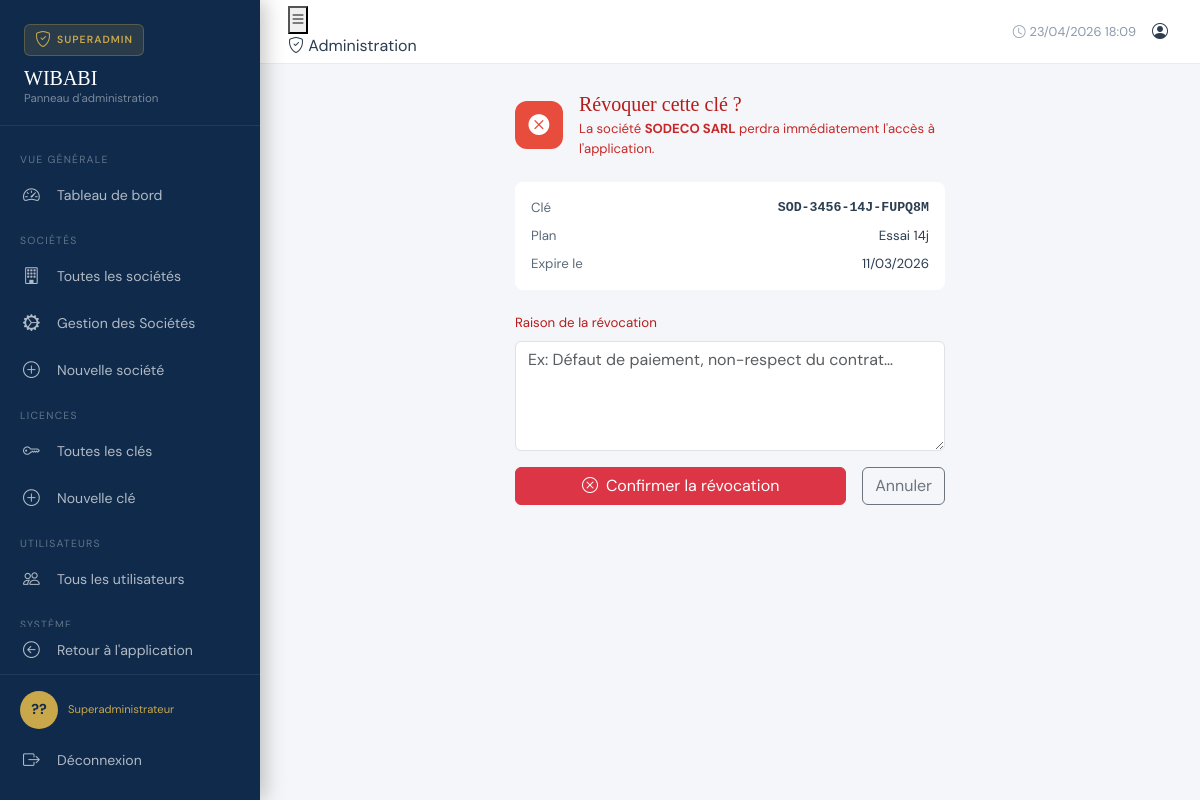
The app's page /superadmin/cles/5/revoquer/ (signed in) with its own data.
### superadmin/models.py (models this page shows, shortened)
class Utilisateur(AbstractUser):
    nom     = models.CharField("Nom",      max_length=100)
    postnom = models.CharField("Post-nom", max_length=100)
    prenom  = models.CharField("Prénom",   max_length=100)
    TYPES_POSTE = [
        ('DIRECTEUR',  'Directeur Général'),
        ('COMPTABLE',  'Comptable'),
        ('VENDEUR',    'Vendeur'),
        ('MAGASINIER', 'Magasinier'),
        ('ASSISTANT',  'Assistant'),
        ('AUTRE',      'Autre'),
    ]
    type_poste = models.CharField("Type de poste", max_length=20,
                                  choices=TYPES_POSTE, default='VENDEUR')
    photo = models.ImageField("Photo de profil", upload_to='users/', null=True, blank=True)
    societe = models.ForeignKey(
        Societe, on_delete=models.SET_NULL,
        null=True, blank=True,
        related_name='utilisateurs',
        verbose_name="Société",
    )
    droit_stock_categorie   = models.BooleanField("Droit : Catégories",    default=False)
    droit_stock_produit     = models.BooleanField("Droit : Produits",      default=False)
    droit_stock_fournisseur = models.BooleanField("Droit : Fournisseurs",  default=False)
    droit_stock_entree      = models.BooleanField("Droit : Entrées stock", default=False)
    droit_stock_sortie      = models.BooleanField("Droit : Sorties stock", default=False)
    droit_facture_pnb         = models.BooleanField("Droit : PNB",          default=False)
    droit_facture_fdnb        = models.BooleanField("Droit : FDNB",         default=False)
    droit_facture_particulier = models.BooleanField("Droit : Particuliers", default=False)
    droit_devis    = models.BooleanField("Droit : Devis",    default=False)
    droit_rapports = models.BooleanField("Droit : Rapports", default=True)
    date_creation = models.DateTimeField("Date de création", auto_now_add=True)
    actif         = models.BooleanField("Compte actif", default=True)
    class Meta:
        verbose_name        = "Utilisateur"
        verbose_name_plural = "Utilisateurs"
        ordering            = ['nom', 'prenom']
    @property
    def nom_complet(self):
        return f"{self.nom} {self.postnom} {self.prenom}"
    @property
    def initiales(self):
        if self.nom and self.prenom:
            return f"{self.nom[0]}{self.prenom[0]}".upper()
        return "??"

class CleActivation(models.Model):
    TYPE_PLAN = [
        ('ESSAI',      'Essai gratuit (14 jours)'),
        ('STARTER',    'Starter (6 mois)'),
        ('BUSINESS',   'Business (12 mois)'),
        ('ENTERPRISE', 'Enterprise (24 mois)'),
    ]
    cle_visible    = models.CharField(max_length=50, unique=True, editable=False)
    empreinte_hmac = models.CharField(max_length=64, editable=False, blank=True)
    societe = models.ForeignKey(
        Societe, on_delete=models.CASCADE,
        related_name='cles_activation',
        verbose_name="Société",
        help_text="La clé est créée spécifiquement pour cette société (nom + NIF).",
    )
    type_plan  = models.CharField("Type de plan", max_length=20,
                                   choices=TYPE_PLAN, default='STARTER')
    duree_mois = models.PositiveSmallIntegerField(
        "Durée (mois)", default=6,
        help_text="Calculé automatiquement depuis type_plan. 0 = essai 14 jours.",
    )
    STATUT = [
        ('DISPONIBLE', 'Disponible — prête à être remise au chef'),
        ('ACTIVE',     'Active — le chef a activé son accès'),
        ('EXPIREE',    'Expirée'),
        ('REVOQUEE',   "Révoquée par l'admin"),
    ]
    statut = models.CharField(
        "Statut", max_length=20, choices=STATUT, default='DISPONIBLE',
        help_text="Mis à jour automatiquement. DISPONIBLE → chef reçoit la clé. ACTIVE → chef a activé.",
    )
    date_debut = models.DateTimeField("Valide à partir du", default=timezone.now)
    date_fin   = models.DateTimeField("Valide jusqu'au", null=True, blank=True)
    active = models.BooleanField(
        "Activée par l'admin", default=True,
        help_text="L'admin peut désactiver/réactiver manuellement",
    )
    utilisee = models.BooleanField(
        "Utilisée par le chef", default=False,
        help_text="True quand le chef a entré la clé et activé son accès",
    )
    date_utilisation = models.DateTimeField(
        "Date d'activation", null=True, blank=True,
    )
    cree_par          = models.CharField(max_length=100, default='superadmin')
    date_creation     = models.DateTimeField(auto_now_add=True)
    date_modification = models.DateTimeField(auto_now=True)
    motif_revocation  = models.TextField(blank=True)
    notes             = models.TextField(blank=True, null=True)
    class Meta:
        verbose_name        = "Clé d'activation"
        verbose_name_plural = "Clés d'activation"
        ordering            = ['-date_creation']
    @property
    def label_plan(self):
        labels = {
            'ESSAI':      'Essai 14j',
            'STARTER':    'Starter 6m',
            'BUSINESS':   'Business 12m',
            'ENTERPRISE': 'Enterprise 24m',
        }
        return labels.get(self.type_plan, self.type_plan)
    @property
    def est_essai(self):
        return self.type_plan == 'ESSAI'

### societe/models.py (models this page shows, shortened)
class Societe(models.Model):
    CENTRE_FISCALE_CHOICES = [
        ('DGC',    'DGC — Direction Générale des Contributions'),
        ('DMC',    'DMC — Direction des Moyennes Contributions'),
        ('DPMC',   'DPMC — Direction des Petites et Moyennes Contributions'),
        ('PRIVEE', 'Société Privée'),
        ('SU',     'SU — Service des Unités'),
    ]
    nom = models.CharField(max_length=200, verbose_name="Nom de la société")
    nif = models.CharField(
        max_length=50,
        unique=True,
        verbose_name="NIF",
        help_text="Doit être exact. Le chef ne pourra s'inscrire qu'avec ce NIF.",
    )
    registre      = models.CharField(max_length=100, blank=True, default='', verbose_name="Registre de commerce")
    boite_postal  = models.CharField(max_length=50, blank=True, null=True, verbose_name="Boîte postale")
    telephone     = models.CharField(max_length=50, blank=True, default='', verbose_name="Téléphone")
    email_societe = models.EmailField(max_length=254, blank=True, verbose_name="Email de la société")
    logo = models.ImageField(
        verbose_name="Logo de la société",
        upload_to='logos/',
        blank=True,
        null=True,
    )
    secteur = models.CharField(max_length=250, blank=True, default='', verbose_name="Secteur d'activité")
    forme   = models.CharField(max_length=50,  blank=True, default='', verbose_name="Forme juridique")
    province = models.CharField(max_length=100, blank=True, default='', verbose_name="Province")
    commune  = models.CharField(max_length=100, blank=True, default='', verbose_name="Commune")
    quartier = models.CharField(max_length=100, blank=True, default='', verbose_name="Quartier")
    avenue   = models.CharField(max_length=150, blank=True, default='', verbose_name="Avenue")
    numero   = models.CharField(max_length=20, blank=True, null=True, verbose_name="Numéro")
    centre_fiscale = models.CharField(
        max_length=10,
        blank=True,
        choices=CENTRE_FISCALE_CHOICES,
        verbose_name="Centre fiscal",
        help_text="DGC, DMC, DPMC, PRIVEE, SU"
    )
    assujeti_tva = models.BooleanField(default=False, verbose_name="Assujetti à la TVA")
    assujeti_tc  = models.BooleanField(default=False, verbose_name="Assujetti à la Taxe de Consommation (TC)")
    assujeti_pfl = models.BooleanField(default=False, verbose_name="Assujetti au Prélèvement Forfaitaire Libératoire (PFL)")
    obr_username  = models.CharField(
        max_length=100, blank=True, default='',
        verbose_name="Nom d'utilisateur OBR",
        help_text="Identifiant fourni par l'OBR pour l'accès à l'API eBMS.",
    )
    obr_password  = models.CharField(
        max_length=100, blank=True, default='',
        verbose_name="Mot de passe OBR",
        help_text="Mot de passe fourni par l'OBR pour l'API eBMS.",
    )
    obr_system_id = models.CharField(
        max_length=100, blank=True, default='',
        verbose_name="Identifiant système OBR",
        help_text="Ex: ws440077324400027 — fourni par l'OBR avec le mot de passe.",
    )
    obr_actif = models.BooleanField(
        default=False,
        verbose_name="Intégration OBR activée",
        help_text="Activer l'envoi automatique des données à l'OBR.",
    )
    numero_depart = models.PositiveIntegerField(
        default=1,  # changé de 0 à 1 (plus logique)
        verbose_name="Numéro de départ facture",
        help_text="Numéro à partir duquel la séquence des factures commence."
    )
    nom_complet_gerant = models.CharField(
        max_length=200,
        blank=True,
        verbose_name="Nom complet du gérant",
        help_text="Nom complet du gérant de la société."
    )
    date_creation     = models.DateTimeField(auto_now_add=True)
    date_modification = models.DateTimeField(auto_now=True)
    class Meta:
        verbose_name        = "Société"
        verbose_name_plural = "Sociétés"
        ordering            = ['nom']
    @property
    def chef(self):
        return self.utilisateurs.filter(type_poste='DIRECTEUR').first()

### superadmin/views.py (the view)
    @login_required
    def wrapper(request, *args, **kwargs):
        if not request.user.is_superuser:
            messages.error(request, "Accès réservé à l'administrateur.")
            return redirect('accounts:login')
        return view_func(request, *args, **kwargs)

### templates/superadmin/cle_revoquer.html (shortened to what this page needs)
{% extends 'base_superadmin.html' %}
{% block content %}
<div class="row justify-content-center">
    <div class="col-lg-6">
        <div class="confirm-danger">
            <div class="d-flex align-items-center gap-3 mb-4">
                <div style="width:48px;height:48px;background:#e74c3c;border-radius:12px;display:flex;align-items:center;justify-content:center;flex-shrink:0;">
                    <i class="bi bi-x-circle-fill" style="color:#fff;font-size:1.3rem;"></i>
                </div>
                <div>
                    <h5 style="color:#b71c1c;margin:0;font-family:'Playfair Display',serif;">Révoquer cette clé ?</h5>
                    <p style="color:#c62828;font-size:0.82rem;margin:3px 0 0;">
                        La société <strong>{{ cle.societe.nom }}</strong> perdra immédiatement l'accès à l'application.
                    </p>
                </div>
            </div>
            <div style="background:#fff;border-radius:8px;padding:16px;margin-bottom:20px;">
                <div class="d-flex justify-content-between mb-2" style="font-size:0.83rem;">
                    <span style="color:#5a6a7a;">Clé</span>
                    <span style="font-family:monospace;font-weight:700;">{{ cle.cle_visible }}</span>
                </div>
                <div class="d-flex justify-content-between mb-2" style="font-size:0.83rem;">
                    <span style="color:#5a6a7a;">Plan</span>
                    <span class="badge-{% if cle.est_essai %}essai{% else %}active{% endif %}">{{ cle.label_plan }}</span>
                </div>
                <div class="d-flex justify-content-between" style="font-size:0.83rem;">
                    <span style="color:#5a6a7a;">Expire le</span>
                    <span>{{ cle.date_fin|date:"d/m/Y" }}</span>
                </div>
            </div>
            {% if form %}
            <form method="post">
                {% for field in form %}
                <div class="mb-3">
                    <label class="form-label" style="color:#b71c1c;font-size:0.83rem;">{{ field.label }}</label>
                    {{ field }}
                </div>
                {% endfor %}
                <div class="d-flex gap-3">
                    <button type="submit" class="btn btn-danger flex-fill">
                        <i class="bi bi-x-circle me-2"></i>Confirmer la révocation
                    </button>
                    <a href="{% url 'superadmin:cle_detail' cle.pk %}" class="btn btn-outline-secondary">
                        Annuler
                    </a>
                </div>
            </form>
            {% endif %}
        </div>
    </div>
</div>
{% endblock %}

### templates/base_superadmin.html (shortened to what this page needs)
<!DOCTYPE html>
<html lang="fr">
<head>
    <link href="https://cdnjs.cloudflare.com/ajax/libs/bootstrap/5.3.2/css/bootstrap.min.css" rel="stylesheet">
    <link href="https://cdnjs.cloudflare.com/ajax/libs/bootstrap-icons/1.11.3/font/bootstrap-icons.min.css" rel="stylesheet">
</head>
<body>
<div class="sidebar" id="sidebar">
    <div class="sidebar-logo">
        <div class="logo-badge">
            <i class="bi bi-shield-check" style="color:var(--or);"></i>
            <span>Superadmin</span>
        </div>
        <div class="logo-title">WIBABI</div>
        <div class="logo-sub">Panneau d'administration</div>
    </div>
    <nav class="sidebar-nav">
        <div class="nav-section">Vue générale</div>
        <a href="{% url 'superadmin:dashboard' %}" class="nav-link-item {% block nav_dashboard %}{% endblock %}">
            <i class="bi bi-speedometer2"></i> Tableau de bord
        </a>
        <div class="nav-section">Sociétés</div>
        <a href="{% url 'superadmin:societes_liste' %}" class="nav-link-item {% block nav_societes %}{% endblock %}">
            <i class="bi bi-building"></i> Toutes les sociétés
        </a>
        <a href="{% url 'superadmin:societe_gestion_liste' %}" class="nav-link-item {% block nav_societe_gestion %}{% endblock %}">
            <i class="bi bi-gear-wide-connected"></i> Gestion des Sociétés
        </a>
        <a href="{% url 'superadmin:societe_creer' %}" class="nav-link-item {% block nav_societe_creer %}{% endblock %}">
            <i class="bi bi-plus-circle"></i> Nouvelle société
        </a>
        <div class="nav-section">Licences</div>
        <a href="{% url 'superadmin:liste_cles' %}" class="nav-link-item {% block nav_cles %}{% endblock %}">
            <i class="bi bi-key"></i> Toutes les clés
        </a>
        <a href="{% url 'superadmin:creer_cle' %}" class="nav-link-item {% block nav_cle_creer %}{% endblock %}">
            <i class="bi bi-plus-circle"></i> Nouvelle clé
        </a>
        <div class="nav-section">Utilisateurs</div>
        <a href="{% url 'superadmin:utilisateurs' %}" class="nav-link-item {% block nav_utilisateurs %}{% endblock %}">
            <i class="bi bi-people"></i> Tous les utilisateurs
        </a>
        <div class="nav-section">Système</div>
    </nav>
    <div class="sidebar-back">
        <a href="{% url 'accueil' %}" class="nav-link-item">
            <i class="bi bi-arrow-left-circle"></i> Retour à l'application
        </a>
    </div>
    <div class="sidebar-footer">
        <div class="user-info">
            <div class="user-avatar">{{ user.initiales }}</div>
            <div>
                <div class="user-role">Superadministrateur</div>
            </div>
        </div>
        <a href="{% url 'accounts:logout' %}" class="nav-link-item mt-2" style="padding-left:0;">
            <i class="bi bi-box-arrow-right"></i> Déconnexion
        </a>
    </div>
</div>
<div class="main-content">
    <div class="topbar">
        <div class="topbar-left">
            <button class="btn-hamburger" onclick="toggleSidebar()">
                <i class="bi bi-list"></i>
            </button>
            <div class="topbar-badge">
                <i class="bi bi-shield-check"></i> Administration
            </div>
        </div>
        <div class="d-flex align-items-center gap-3">
            <span style="font-size:0.8rem;color:#8a9aaa;">
                <i class="bi bi-clock me-1"></i>{% now "d/m/Y H:i" %}
            </span>
            <a href="{% url 'accounts:profil' %}" style="color:var(--texte);">
                <i class="bi bi-person-circle me-1"></i>{{ user.nom }}
            </a>
        </div>
    </div>
    <div class="page-content">
        {% block content %}{% endblock %}
    </div>
</div>
</body>
</html>

### records on screen
Utilisateur: initiales "??"
CleActivation: societe.nom "SODECO SARL", cle_visible "SOD-3456-14J-FUPQ8M", label_plan "Essai 14j", date_fin "11/03/2026"

### other values on screen
{{ field.label }} "Raison de la révocation"
